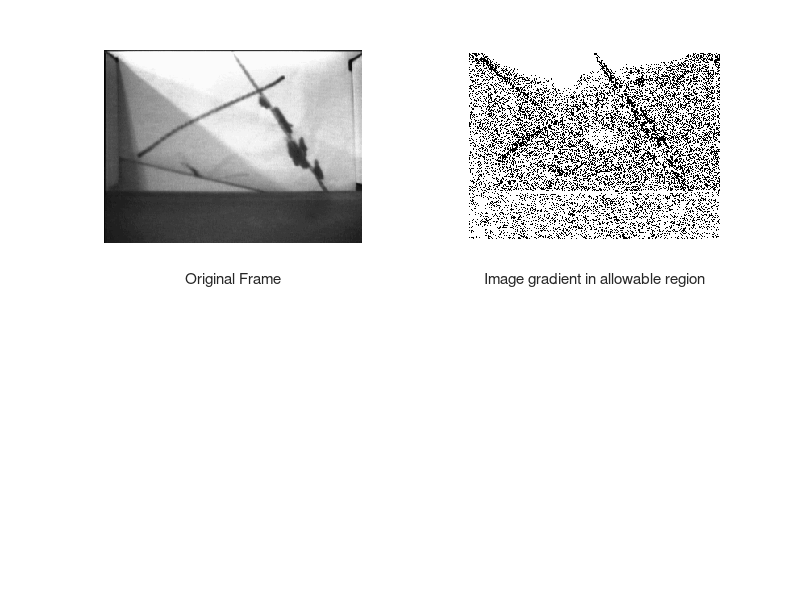

MATLAB code to generate this figure: (Note: this script raises an error after producing the figure.)
% Computer Vision Lanemark detector for mobile Robots
% Author: Juliano Pimentel (https://github.com/julianop99)

clear all; close all;clc;
H=240; W=320;HEIGHT=240; WIDTH=320;counter=1;BAND=10;

% Define treshold and limits for the hough transform
THRES=input('Define Threshold for Hough Transform (default 30):  ');
upper=input('Ignore first upper pixels (default 10):  ');
lower=input('Ignore last lower pixels (default 10): ');
left=input('Ignore first left pixels (default 10): ');
right=input('Ignore last right pixels (default 10): ');

%THRES=30;upper=10;lower=10;left=10;right=10;

% Load the dat file with the image acquired.
load matt6.dat;
%[file,path] = uigetfile('*.dat');
%load teste;

%filename1 = strcat(path,file)

%load(filename1)
%str=whos('-file',filename)
%str={str.name}
%load(filename,str{:})

k=1;
for i=1:240
   for j=1:320
      mat(i,j)=matt6(k);
      k=k+1;
   end;
end;
mat1=uint8(mat);
figure;%(1)
subplot(2,2,1);
imshow(mat1)
xlabel('Original Frame');

%Remark - pixel = 0 (black) / pixel = 255 (white)

for i=1:240
   for j=1:320
      matgrad(i,j)=255; % Fill with white.
   end;
end;
% Calculate image gradient in the region between upper, lower, left, right.
for i=upper:240-lower
   for j=left:320-right
      gradx=abs(mat(i,j)-mat(i-1,j));
      grady=abs(mat(i,j)-mat(i,j-1));
      alpha=atan(gradx/(grady+0.1)); % The 0.1 is for avoiding div. by zero.
      grad=gradx+grady;
      if grad>255
         grad=255;
      end;
      % REMARK: We only evaluate the gradient bellow the upper ignore region.
      if grad>THRES & alpha>=pi/10 & alpha<=pi/3
         matgrad(i,j)=0;
      else
         matgrad(i,j)=255;
      end;
    end;
end;
subplot(2,2,2);
imshow(matgrad);
xlabel('Image gradient in allowable region');
%title('Image gradient in allowable region');

% We now calculate the Hough transform, in order to find the two lines.
thetaminh=10*(2*pi/360); % In rad
thetamaxh=30*(2*pi/360); % In rad
thetaph=50; % Number of partitions
deltathetah=(thetamaxh-thetaminh)/thetaph;
storethetah=thetaminh:deltathetah:thetamaxh; % In degrees.
radiusminh=50; % Minimum radius depend on image width.
radiusmaxh=350; % Maximum radius depend on image width.
radiusph=150; % Partitions in radius.
for i=1:thetaph
   for j=1:radiusph
      platehoughh(i,j)=0;
   end;
end;

for i=upper:240-lower
   for j=right:230-left
      if matgrad(i,j)==0 % Then we have a border point and then we apply Hough.
         for k=1:thetaph
            thetah=storethetah(k); % Present angle in rad.
          radiush=(240-i)*sin(thetah)+j*cos(thetah);
   %radiush=sqrt((240-i)*sin(thetah)*(240-i)*sin(thetah)+(j*cos(thetah)*j*cos(thetah)));
            tih=k;
            if radiush>=radiusminh & radiush<=radiusmaxh
                auxr=(radiusph/(radiusmaxh-radiusminh))*(radiush-radiusminh);
                rih=ceil(auxr);
                platehoughh(tih,rih)=platehoughh(tih,rih)+1; % Then rih varies from [radiusph/2,radiusph],
                                                           % for radiusminh to radiusmaxh. Points which are at too close or too far from the origin are ignored  in the process of searching for lines. */
            end; % if radiush
        end; % for k=1
     end; % if matgrad==0
  end; % for j
end;% for i
% At this point platehoughh[][] has the Hough transform, with lines 
% parameterized by thetah and radiush. */
 tih=1;
 rih=1;
 maxx=0;
 for i=1:thetaph
         for j=1:radiusph
                if(platehoughh(i,j)>maxx)
                          maxx=platehoughh(i,j);
                           tih=i;
                           rih=j;
                  end;
          end;
  end;
                  
  % At this point we have a maximum of platehoughh in tih and rih. 
thetah=storethetah(tih); % This is the angle corresponding to the present maximum. */
if(thetah>=0.0) 
   radiush=(rih*(radiusmaxh-radiusminh)/radiusph)+radiusminh; % This is the radiush corresponding to the present maximum. */
end;
%if(thetah<0.0)
 %  radiush=(rih/inclinationhinv)-radiusmaxh; % This is the radiush corresponding to the present maximum. */
% end;


% TEST ONLY.
for i=1:240
   for j=1:320
      matgrad1(i,j)=matgrad(i,j); % Auxiliary matrix for superposing line.
      if matgrad1(i,j)==0
         matgrad1(i,j)=200;
      end;
    end;
end;

%thetah=25*2*pi/360;
%radiush=250;
Pj=radiush*cos(thetah);
Pi=radiush*sin(thetah);
%numpixel=0;
for j=1:320
   i=floor(Pi-(Pj/Pi)*(j-Pj));
   i=240-i; % In Ref 2.
   if i>0 & i<=240
      matgrad1(i,j)=0;
      %lasti=i;
      %lastj=j;
   end;
%end; 
%for i=1:255
 %  map(i,1)=i/255;
 %  map(i,2)=i/255;
 %  map(i,3)=i/255;
%end;
%imshow(matgrad1,map); % Map is necessary for displaying more than 2 colors.

  for k=i-BAND:i+BAND 
    if k>0 & k<H 
     if matgrad(k,j)==0
       M(counter,1)=(HEIGHT-k)*(HEIGHT-k);
       M(counter,2)=(HEIGHT-k);
       M(counter,3)=1.0;
       X(counter)=j;         
       counter=counter+1;   
    end;
  end;
 end;
end;

for i=1:3
 for j=1:3
  MTM(i,j)=0;
  for k=1:counter-1
     MTM(i,j)=MTM(i,j)+M(k,i)*M(k,j);
  end;
end;
end;

MTM

%for i=1:255
 % map(i,1)=i/255;
%  map(i,2)=i/255;
%  map(i,3)=i/255;
%end;
%figure(1);
%imshow(matgrad1,map); % Map is necessary for displaying more than 2 colors.
%hold on;

invMTM = inversemat(MTM,3);

for i=1:3
   MTX(i)=0;
   for j=1:counter-1
       MTX(i)=MTX(i)+M(j,i)*X(j);
   end;
end;

for i=1:3
  coefd(i)=0;
  for j=1:3 
     coefd(i)=coefd(i)+invMTM(i,j)*MTX(j);
  end;
end;


  for i=1:HEIGHT
     y=(HEIGHT-i);
     x=coefd(1)*y*y+coefd(2)*y+coefd(3);
     j=round(x);
     if j > 0 & j < WIDTH
        matgrad1(i,j)=0;
     end;
  end;

for i=1:255
   map(i,1)=i/255;
   map(i,2)=i/255;
   map(i,3)=i/255;
end;

subplot(2,2,3);
imshow(matgrad1,map); % Map is necessary for displaying more than 2 colors.
xlabel('Image with Hough Transform + WRLS');

coefd
 %teta = update(matgrad,matgrad1,coefd);
 %teta
 
 
lambda=1;inv_lambda=1/lambda;
HEIGHT=240; WIDTH=320; H=240; W=320;BAND =5;
 
teta(1)=coefd(1);
teta(2)=coefd(2);
teta(3)=coefd(3);
teta1=teta
V=[abs(teta(1)) abs(teta(2)) abs(teta(3))];
P=10*diag(V)
 
counter=0;
counter1=0;
counter2=0;

for i=1:HEIGHT
     y=(HEIGHT-i);
     x=teta(1)*y*y+teta(2)*y+teta(3);
     j=round(x);
     if j > 0 & j < WIDTH
        matgrad1(i,j)=0;
        counter1=counter1+1;
        salva(1,counter1)=j; % coordenada horizontal da parabola
        salva(2,counter1)=i; % coordenada vertical, de cima p/ baixo
     end;
end;

for l=1:counter1
   average=0;
   pontos=0;
   for k=salva(2,l)-BAND:1:salva(2,l)+BAND
     if k > 0 & k < HEIGHT
        if matgrad(k,salva(1,l)) == 0
           average=average+salva(2,k);
           pontos=pontos+1;
        end;
     end;
  end;  
  %pontos
  %average
   if pontos ~=0 
   average=average/pontos;   
   counter2=counter2+1; 
   if rem(counter2,1)==0
   %counter2=counter2+1;
   %if counter2 <=50
      counter=counter+1;
      fiT(counter,1)=(HEIGHT-average)*(HEIGHT-average);
      fiT(counter,2)=(HEIGHT-average);
      fiT(counter,3)=1; %// fiT na forma {y^2 y 1}
      Y(counter)=salva(1,l);
   end;
   end;

end;


%%%%%%%%%%%%%%%%%%%%%%%%%%%%

% /* Atualizacao da Predicao */
 

 for i=1:counter
   Yhat(i)=0;
   for j=1:3
      Yhat(i)=Yhat(i)+fiT(i,j)*teta(j);
   end;
end;

 for i=1:counter
     error(i) = (Y(i))' - Yhat(i);
 end;
        
 %/* Atualizacao da Matriz de Covariancia */

 for i=1:3
       for j=1:counter
           fi(i,j)=fiT(j,i);
       end;
     end;


for i=1:3
   for k=1:counter
       Pfi(i,k)=0;
       for j=1:3
         %fi(j,k)=fiT(k,j);
         Pfi(i,k)=Pfi(i,k)+P(i,j)*fi(j,k);
      end;
   end;
end;

 for i=1:counter
        for j=1:3
           fiTPT(i,j)=Pfi(j,i);
        end;
     end;


for i=1:counter
   for k=1:counter            
       fiTPfi(i,k)=0;
       for j=1:3
%           fiTPT(i,j)=Pfi(j,i);
           fiTPfi(i,k)=fiTPfi(i,k)+fiT(i,j)*Pfi(j,k);
       end;
   end;
end;
for i=1:counter
   for j=1:counter
      if i==j
         Eye(i,j)=lambda;
      else
         Eye(i,j)=0;
     end;
     Psum(i,j)=Eye(i,j)+fiTPfi(i,j);
  end;
 end;
 
 %formatlab=fopen('Psum.dat','wb'); %/* For storing image in .dat. */
  % for i=1:counter
   %   for j=1:counter
   %      fprintf(formatlab,'%.4f\n',Psum(i,j));
   %   end;
   %end;
   %fclose(formatlab); 

 tic
    %invfTf=inv(Psum);
    %invfTf = inversemat(Psum,counter); 
    
    
      
   
%/************* FUNCAO PARA INVERSAO DE MATRIZES *****************/

invstatus=0;
zeps1=1.0e-10; %/* For verifying if mat is badly conditioned. */
order=counter;

for i=1:order
   for j=1:order
     aa(i,j)=Psum(i,j);
     zz=eye(i,j);
   end;
end;

for j=1:order
  l=j;
  cond=abs(aa(j,j));
  for i=j+1:order
     if cond < abs(aa(i,j))
        l=i;
        cond=abs(aa(i,j));
     end;
  end;
  cond % mostrar o comportamento de cond
  
  if cond<zeps1
     invstatus=1;
     return;
  end;
   if l~=j
        for k=1:order
           cond=aa(l,k);
           aa(l,k)=aa(j,k);
           aa(j,k)=cond;
           cond=zz(l,k);
           zz(l,k)=zz(j,k);
           zz(j,k)=cond;
        end;
   end;
     for i=1:order
        if aa(i,j) ~= 0 & i ~= j
           cond=-aa(j,j)/aa(i,j);
           for k=1:order
              aa(i,k)=cond*aa(i,k)+aa(j,k);
           end;
           for k=1:order
              zz(i,k)=cond*zz(i,k)+zz(j,k);
           end;
        end;
     end;
  end;
  
for i=1:order
   cond=aa(i,i);
   for j=1:order
      invfTf(i,j)=zz(i,j)/cond;  
   end;
end;

%*******AQUI TERMINA A FUNÇAO INVERSAO DE MATRIZES

%t=toc;
%disp('tempo');
%disp(t);

load InvfTf1.dat

k=1;
for i=1:sqrt(max(size(InvfTf1)))
   for j=1:sqrt(max(size(InvfTf1)))
      Invf(i,j)=InvfTf1(k);
      k=k+1;
   end;
end;


qualidade = invfTf(1:24,1:24) - Invf;


    
  %// ha a multiplicacao de 3 matrizes:
  %// Pfi[3][counter], invfTf[counter][counter], fiTPT[counter][3]

 for i=1:3             																																
     for h=1:3
       PinvfTPT(i,h)=0;
       for j=1:counter
       BC(j,h)=0;
          for k=1:counter
             BC(j,h)=BC(j,h)+invfTf(j,k)*fiTPT(k,h);
          end;
          PinvfTPT(i,h)=PinvfTPT(i,h)+Pfi(i,j)*BC(j,h);
       end;
    end;
 end;
 
for i=1:3
   for j=1:3
       P(i,j)=inv_lambda*(P(i,j) - PinvfTPT(i,j));
   end;
end;
%cond(P)


%/* Atualizacao da Estimativa dos Estados */

%// Primeiramente, calcula-se P[3][3]*fi[3][counter]*error[counter]

for i=1:3
    Pfierror(i)=0;
    for j=1:3
        BC1(j)=0;
        for k=1:counter
            BC1(j)=BC1(j)+fi(j,k)*error(k);
        end;
        Pfierror(i)=Pfierror(i)+P(i,j)*BC1(j);
   end;
end;

%//entao, procede-se atualizacao de teta:
 
 for i=1:3
    teta(i)= teta(i) + Pfierror(i)
 end;
teta2=teta 
 %%%%%%%%%%%%%%%%%%%%%%%%%%%%
 
 for i=1:HEIGHT
     y=(HEIGHT-i);
     x=teta(1)*y*y+teta(2)*y+teta(3);
     j=round(x);
     if j > 0 & j < WIDTH
        matgrad1(i,j)=0;
     end;
 end;
 
 for i=1:255
   map(i,1)=i/255;
   map(i,2)=i/255;
   map(i,3)=i/255;
 end;
 
 
 
subplot(2,2,4);
imshow(matgrad1,map); % Map is necessary for displaying more than 2 colors.
xlabel('Image with Hough Transform + Kalman Filter');
